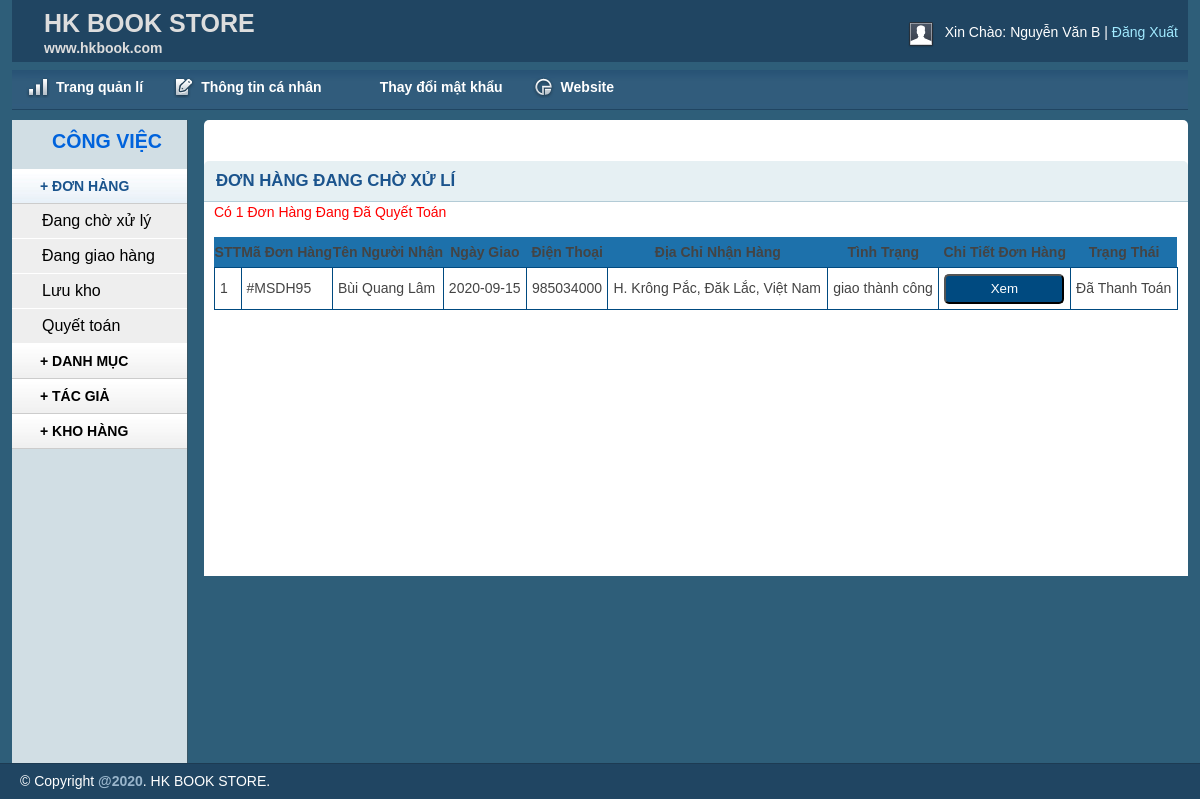
The app's page /hkbook_store/admin/in_kho.php?cvk=4 (signed in) with its own data.
### tables this page shows
CREATE TABLE `donhang` (
  `MaDH` int(11) NOT NULL,
  `MaKH` int(11) DEFAULT NULL,
  `NgayLap` date DEFAULT NULL,
  `NgayGiao` date DEFAULT NULL,
  `HoTenNN` varchar(100) NOT NULL,
  `SDT` int(11) NOT NULL,
  `DiaChiNN` varchar(50) NOT NULL,
  `TrangThai` varchar(50) DEFAULT NULL,
  `MaNV` char(6) DEFAULT NULL
);

### hkbook_store/lib/database.php (called while the page is built, shortened)
<?php
Class Database extends PDO{
   public $host   = DB_HOST;
   public $user   = DB_USER;
   public $pass   = DB_PASS;
   public $dbname = DB_NAME;
   public $link;
 public function __construct(){
  mysqli_set_charset($this->link, 'UTF8');
 }
private function connectDB(){
   $this->link = new mysqli($this->host, $this->user, $this->pass,
    $this->dbname);
 }
public function select($query){
  $result = $this->link->query($query) or
   die($this->link->error.__LINE__);
  if($result->num_rows > 0){
    return $result;
  } else {
    return false;
  }
 }
}

### hkbook_store/classes/donhang.php (called while the page is built, shortened)
<?php
$filepath = realpath(dirname(__FILE__));
include_once ($filepath . '/../lib/database.php');
?>
<?php
class donhang {
    private $db;
    public function __construct() {
        $this->db = new Database();
    }
    public function dh_tc() {
        $query = "SELECT * FROM donhang WHERE TrangThai='giao thành công' ";
        $result = $this->db->select($query);
        return $result;
    }
}
?>

### hkbook_store/admin/donhang/giaotc.php (the view, shortened to what this page needs)
<?php include '../classes/donhang.php'; ?>
<?php
$donhang = new donhang();
?>
<table class="data display datatable" id="example">
    <thead>
    <h2>ĐƠN HÀNG ĐANG CHỜ XỬ LÍ</h2>
    <tr class="odd gradeX">
        <th>STT</th>
        <th>Mã Đơn Hàng</th>
        <th>Tên Người Nhận</th>
        <th>Ngày Giao</th>
        <th>Điện Thoại</th>
        <th>Địa Chỉ Nhận Hàng</th>
        <th>Tình Trạng</th>
        <th>Chi Tiết Đơn Hàng</th>
        <th>Trạng Thái</th>
    </tr>
</thead>
<tbody>
    <?php
    $list_dh = $donhang->dh_tc();
    $i = 0;
    $dem=0;
    if ($list_dh) {
        while ($result = $list_dh->fetch_assoc()) {
            $i++;
            $dem++;
            ?>
            <tr class="odd gradeX">
                <td><?php echo $i ?></td>
                <td><?php echo'#MSDH';echo $result['MaDH'] ?></td>
                <td><?php echo $result['HoTenNN'] ?></td>
                <td><?php echo $result['NgayGiao'] ?></td>
                <td><?php echo $result['SDT'] ?></td>
                <td><?php echo $result['DiaChiNN'] ?></td>
                <td><?php echo $result['TrangThai'] ?></td>
                <td><a href ='in_kho.php?ctd=<?php echo $result["MaDH"]?>'><button>Xem</button></a></td>
                <td>Đã Thanh Toán<?php?>
                <?php
            }
        }
        ?>
    </tr>
</tbody>
<p style="color:red">Có <?php echo $dem;?> Đơn Hàng Đang Đã Quyết Toán</p>
</table>

### hkbook_store/admin/css/layout.css (style rules this page uses)
body { background: #fff none repeat scroll 0 0; color: #444; font-size: 14px; padding: 0; }
a { color: #000; font-weight:bold; text-decoration: none; }
h1, h2, h3, h4, h5, h6 { line-height:1.2em; margin-bottom:.3em; }
h2 { margin-top:1em; }
.box h2 { font-size:1.2em; font-weight:bold; color:#1B548D; background:#E6F0F3; margin:-10px -10px 0 -10px; padding:10px 12px; border-bottom:1px solid #B3CBD6; -moz-border-radius: 5px 5px 0px 0px; -webkit-border-radius: 5px 5px 0px 0px; border-radius: 5px 5px 0px 0px; }
p { margin-bottom:1em; }
table.display { margin: 0 auto; clear: both; width: 100%; }
table#example th { background: #1d71ab !important; }
tr.odd { height: 30px; line-height: 30px; border-bottom:1px solid #e6e6e6; }
tr.odd td, tr.even td { padding-left:5px; }

### hkbook_store/admin/donhang/giaotc.php (style rules this page uses)
.block tr td { padding: 5px; border: 1px solid #004a80; }
.block button { background:#004a80; color: #FFF; border-radius: 5px; height: 30px; width:120px; }

### records on screen
donhang: MaDH "95", HoTenNN "Bùi Quang Lâm", NgayGiao "2020-09-15", SDT "985034000", DiaChiNN "H. Krông Pắc, Đăk Lắc, Việt Nam", TrangThai "giao thành công"

### other values on screen
$_SESSION['name_nv'] "Nguyễn Văn B"
$dem "1"
